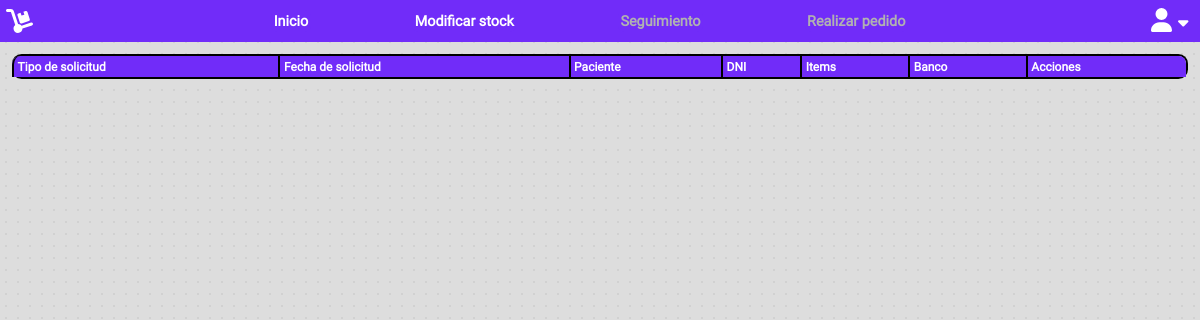
Page /public/layouts/getForm on the earlier database version.
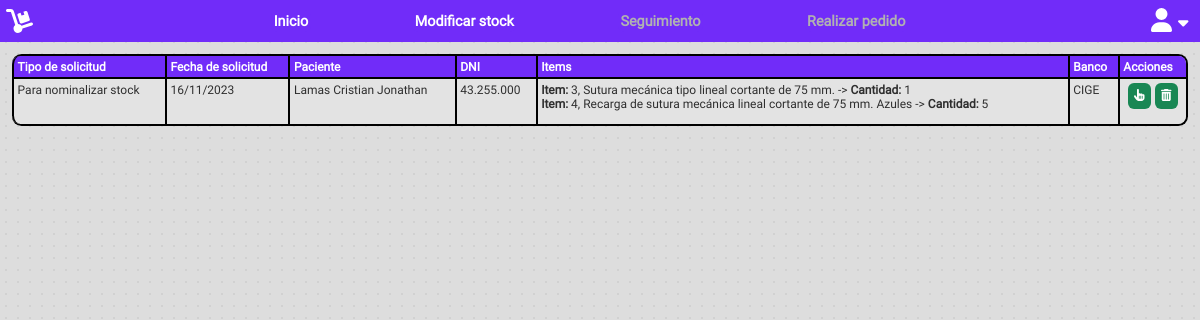
Same page on the later database version.
### tables this page shows
CREATE TABLE `solicitudes` (
  `id` int(11) NOT NULL,
  `solicitud` int(11) NOT NULL,
  `tipo_solicitud` varchar(255) NOT NULL,
  `fecha_solicitud` date NOT NULL,
  `GDEBA` varchar(255) NOT NULL,
  `items_JSON` longtext NOT NULL CHECK (json_valid(`items_JSON`)),
  `paciente` varchar(255) NOT NULL,
  `dni` varchar(255) NOT NULL,
  `estado` varchar(255) NOT NULL,
  `tipo_cirugia` int(11) NOT NULL,
  `fecha_perfeccionamiento` date NOT NULL,
  `sol_provision` varchar(255) NOT NULL,
  `fecha_cirugia` date NOT NULL,
  `comentarios` longtext NOT NULL,
  `banco` varchar(255) NOT NULL,
  `intervencion` varchar(255) NOT NULL
);

CREATE TABLE `items` (
  `id` int(11) NOT NULL,
  `item` int(11) NOT NULL,
  `barcode` varchar(255) NOT NULL,
  `nombre` text NOT NULL,
  `d_corta` text NOT NULL,
  `d_larga` text NOT NULL,
  `estudios` text NOT NULL,
  `stock` int(11) NOT NULL,
  `categoria` varchar(255) NOT NULL,
  `banco` varchar(255) NOT NULL,
  `estado` varchar(255) NOT NULL
);

### public/layouts/getForm.php (the view, shortened to what this page needs)
<?php
$db = new DB();
$pdo = $db->connect();
?>
<!DOCTYPE html>
<html lang="es-AR">
<head>
    <link rel="stylesheet" href="/Banco/public/css/base.css">
    <link rel="stylesheet" href="/Banco/public/css/header.css">
    <link rel="stylesheet" href="/Banco/public/css/table.css">
</head>
<body>
    <header>
        <div class="logo">
            <a href="/Banco/"><i class="fa-solid fa-dolly"></i></a>
        </div>
        <div class="links">
            <a href="/Banco/">Inicio</a>
            <a href="/Banco/public/layouts/modificarStock">Modificar stock</a>
            <a href="/Banco/public/layouts/seguimientoSolicitudes" class="disabled">Seguimiento</a>
            <a href="/Banco/public/layouts/realizarPedido" class="disabled">Realizar pedido</a>
        </div>
        <button id="user" class="user BORON">
            <i id="userI" class="fa-solid fa-user BORON"></i>
            <i id="flecha" class="fa-solid fa-caret-down BORON"></i>
        </button>
    </header>
</body>
<article>
    <table>
        <thead>
            <th>Tipo de solicitud</th>
            <th>Fecha de solicitud</th>
            <th>Paciente</th>
            <th>DNI</th>
            <th>Items</th>
            <th>Banco</th>
            <th>Acciones</th>
        </thead>
        <tbody>
            <?php
            $itemsQuery = "SELECT `id`, `item`, `barcode`, `nombre`, `d_corta`, `d_larga`, `estudios`, `stock`, `categoria`, `banco`, `estado` FROM `items`";
            $itemsStatement = $pdo->prepare($itemsQuery);
            $itemsStatement->execute();
            $itemsData = $itemsStatement->fetchAll(PDO::FETCH_ASSOC);
            $solicitudesQuery = "SELECT id, tipo_solicitud, DATE_FORMAT(fecha_solicitud, '%d/%m/%Y') AS fecha_solicitud, items_JSON, paciente, dni, banco, intervencion FROM solicitudes WHERE intervencion = 'no' ORDER BY id ASC";
            $solicitudesStatement = $pdo->prepare($solicitudesQuery);
            $solicitudesStatement->execute();
            $solicitudes = $solicitudesStatement->fetchAll(PDO::FETCH_ASSOC);
            ?>
            <?php foreach ($solicitudes as $solicitud) : ?>
                <tr>
                    <td><?= $solicitud['tipo_solicitud'] ?></td>
                    <td><?= $solicitud['fecha_solicitud'] ?></td>
                    <td><?= $solicitud['paciente'] ?></td>
                    <td><?= $solicitud['dni'] ?></td>
                    <td>
                        <?php
                        $itemsJson = json_decode($solicitud['items_JSON'], true);
                        foreach ($itemsJson as $itemJson) {
                            $itemId = $itemJson['id'];
                            $cantidad = $itemJson['cantidad'];
                            $nombreItem = '';
                            foreach ($itemsData as $itemData) {
                                if ($itemData['id'] == $itemId) {
                                    $numItem = $itemData['item'];
                                    $nombreItem = $itemData['nombre'];
                                    break;
                                }
                            }
                            echo "<b>Item:</b> $numItem, $nombreItem -> <b>Cantidad:</b> $cantidad<br>";
                        }
                        ?>
                    </td>
                    <td><?= $solicitud['banco'] ?></td>
                    <td style="display: flex; flex-direction: row; flex-wrap: nowrap; justify-content: space-evenly; align-items: center;">
                        <a class="btn-verde" href="/Banco/app/seguimiento/tramitar.php?solicitudId=<?= $solicitud['id'] ?>"><i class="fa-solid fa-hand-pointer"></i></a>
                        <a class="btn-verde" href="/Banco/app/seguimiento/eliminar_solicitud.php?solicitudId=<?= $solicitud['id'] ?>"><i class="fa-solid fa-trash-can"></i></a>
                    </td>
                </tr>
            <?php endforeach; ?>
        </tbody>
    </table>
</article>
</html>

Differences in the rows shown:
added solicitudes: tipo_solicitud "Para nominalizar stock", fecha_solicitud "16/11/2023", paciente "Lamas Cristian Jonathan", dni "43.255.000", banco "CIGE"
now on this page (row edited): items: item "3", nombre "Sutura mecánica tipo lineal cortante de 75 mm.", cantidad "1"
now on this page (row edited): items: item "4", nombre "Recarga de sutura mecánica lineal cortante de 75 mm. Azules", cantidad "5"
